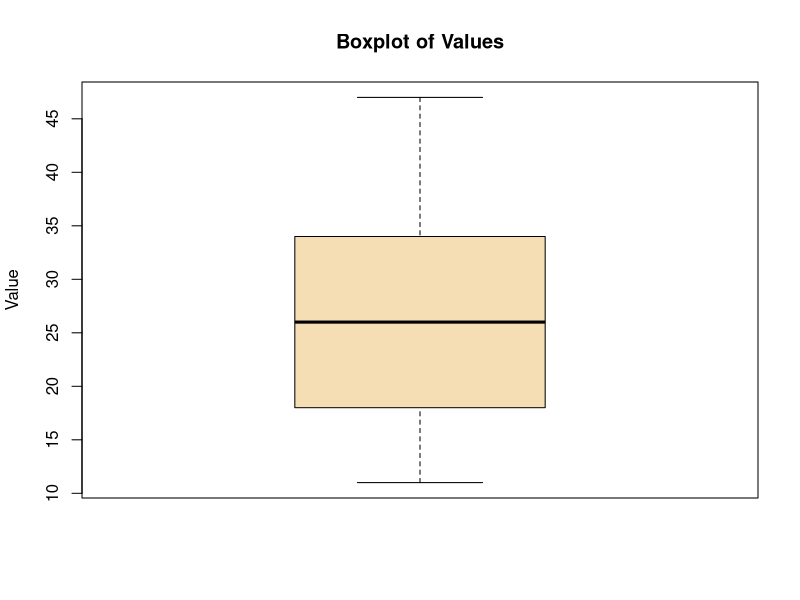

The R source for this figure:
# ============================================================
# ARTHI - R PROGRAM Q31
# Question: Quartiles and boxplot
# Run this file independently in RStudio or R.
# Base R only; no additional packages required.
# ============================================================

cat("\\n========== ARTHI | R QUESTION 31 ==========\\n")

# Q31. Quartiles and boxplot
x31 <- c(11,14,16,18,21,23,26,29,31,34,38,42,47)
cat("\nQ31 Q1:", quantile(x31, 0.25), " Q3:", quantile(x31, 0.75), "\n")
boxplot(x31, col="wheat", main="Boxplot of Values", ylab="Value")

cat("\\n========== END OF Q31 ==========\\n")
